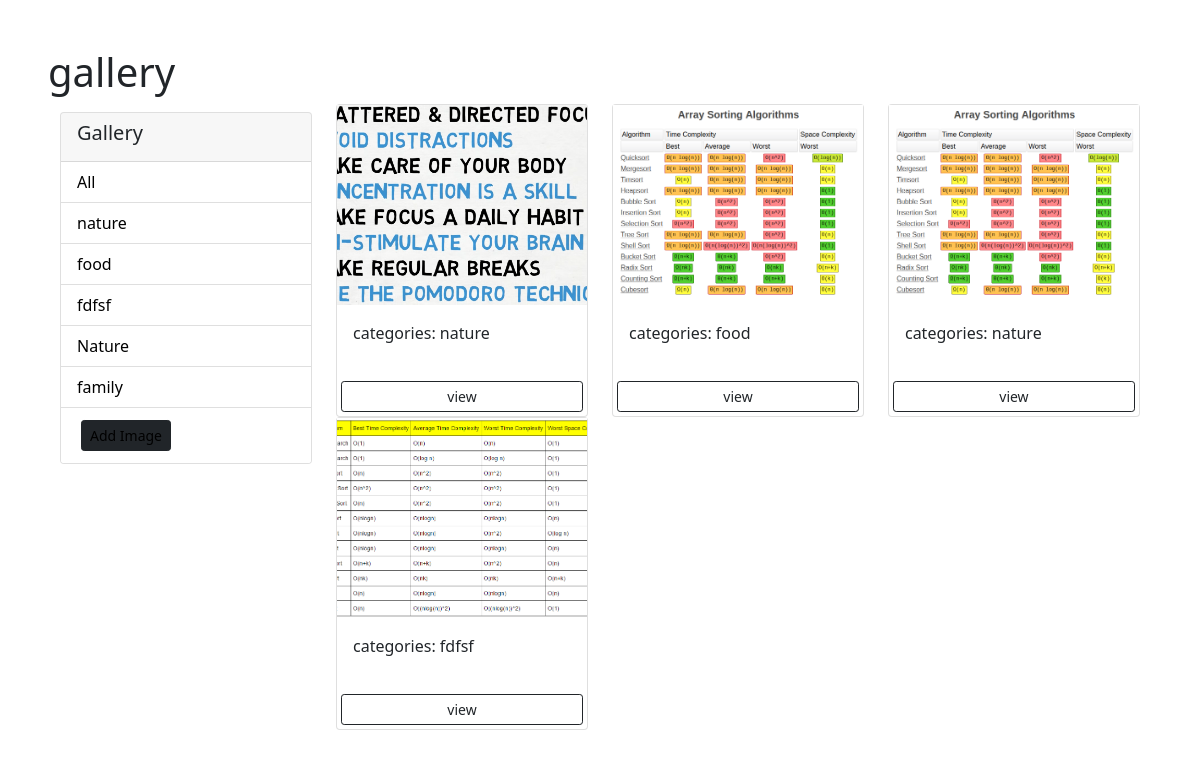
Page /gallery/ on the committed database.
### photo/models.py (models this page shows)
class Category(models.Model):
    name = models.CharField(max_length=50)
    def __str__(self):
        return self.name

class Photo(models.Model):
    category = models.ForeignKey(Category, on_delete=models.SET_NULL, null=True)
    image = models.ImageField(null=False, blank=False, )
    description = models.TextField()

### photo/views.py (the view)
# urls.py: path('gallery/', views.gallery, name='gallery'),
def gallery(request):
    category=request.GET.get('category')
    if category==None:
        photos = Photo.objects.all()
    else:
        photos = Photo.objects.filter(category__name=category)
    categories = Category.objects.all()
    context = {'categories': categories, 'photos': photos}
    return render(request, 'photo/gallery.html', context)

### photo/templates/photo/gallery.html (shortened to what this page needs)
<!DOCTYPE html>
<html lang="en">
<head>
    <link href="https://cdn.jsdelivr.net/npm/bootstrap@5.1.3/dist/css/bootstrap.min.css" rel="stylesheet">
</head>
<body class="m-5">
<h1>gallery</h1>
<div class="container ">
    <div class="row">
        <div class="col-md-3">
            <div class="card my-2">
                <div class="card-header">
                    <h5 class="card-title">Gallery</h5>
                </div>
                <ul class="list-group list-group-flush">
                    <li class="list-group-item">
                        <a href="{% url 'gallery' %}">All</a>
                    </li>
                    {% for category in categories %}
                        <li class="list-group-item">
                            <a href="{% url 'gallery' %}?category={{ category.name }}">{{ category.name }}</a>
                        </li>
                    {% endfor %}
                    <li class="list-group-item">
                        <a href="{% url 'add' %}" class="btn btn-dark btn-sm m-1">Add Image</a>
                    </li>
                </ul>
            </div>
        </div>
        <div class="col-md-9">
            <div class="row">
                {% for photo in photos %}
                    <div class="col-md-4">
                        <div class="card">
                            <img class="image-thumbail" src="{{ photo.image.url }}" alt="Card image cap">
                            <div class="card-body">
                                <p> categories: {{ photo.category }}</p>
                            </div>
                            <a href="{% url 'view_photo' photo.id %}" class="btn btn-outline-dark btn-sm m-1">view</a>
                        </div>
                    </div>
                {% empty %}
                    <h3>No Photo....</h3>
                {% endfor %}
            </div>
        </div>
    </div>
</div>
</body>
</html>

### photo/templates/photo/gallery.html (style rules this page uses)
.image-thumbail { height: 200px; object-fit: cover; }
.list-group-item a { text-decoration: none; color: black; }

### rows in the picture
Category: name "nature"
Category: name "food"
Category: name "fdfsf"
Category: name "Nature"
Category: name "family"
Photo: image (picture), category "nature"
Photo: image (picture), category "food"
Photo: image (picture), category "nature"
Photo: image (picture), category "fdfsf"
